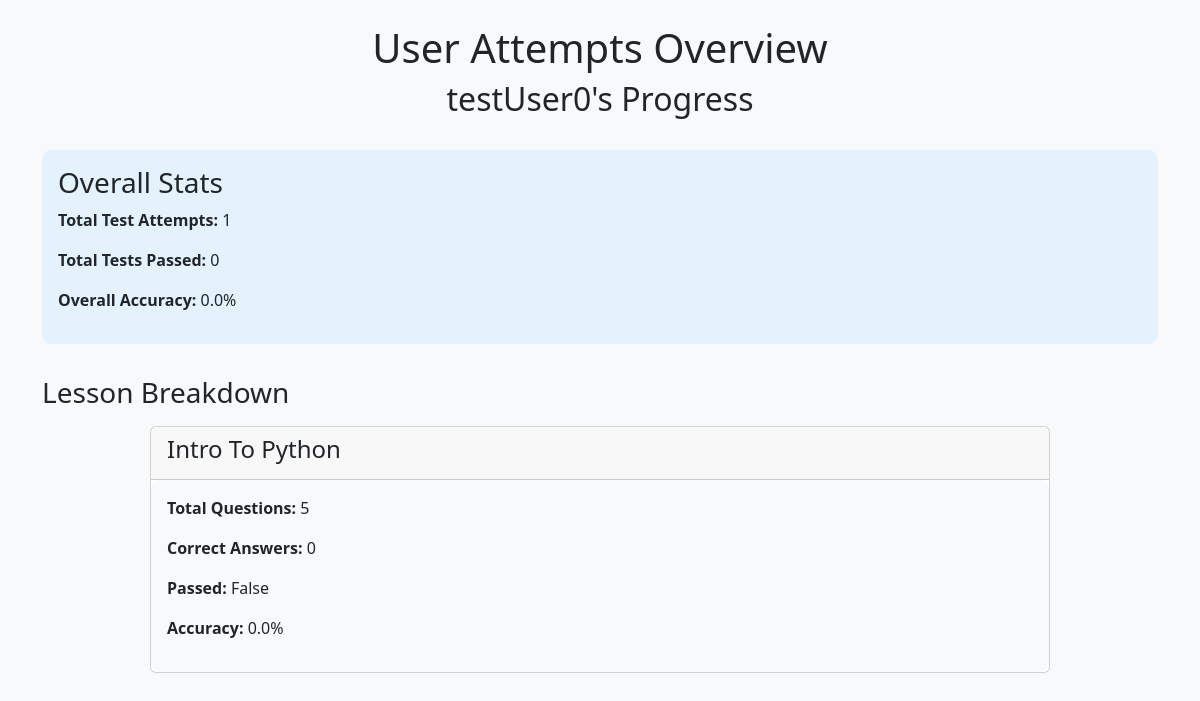
Before: /users/view_user_attempts/3/ (signed in) with the older database file.
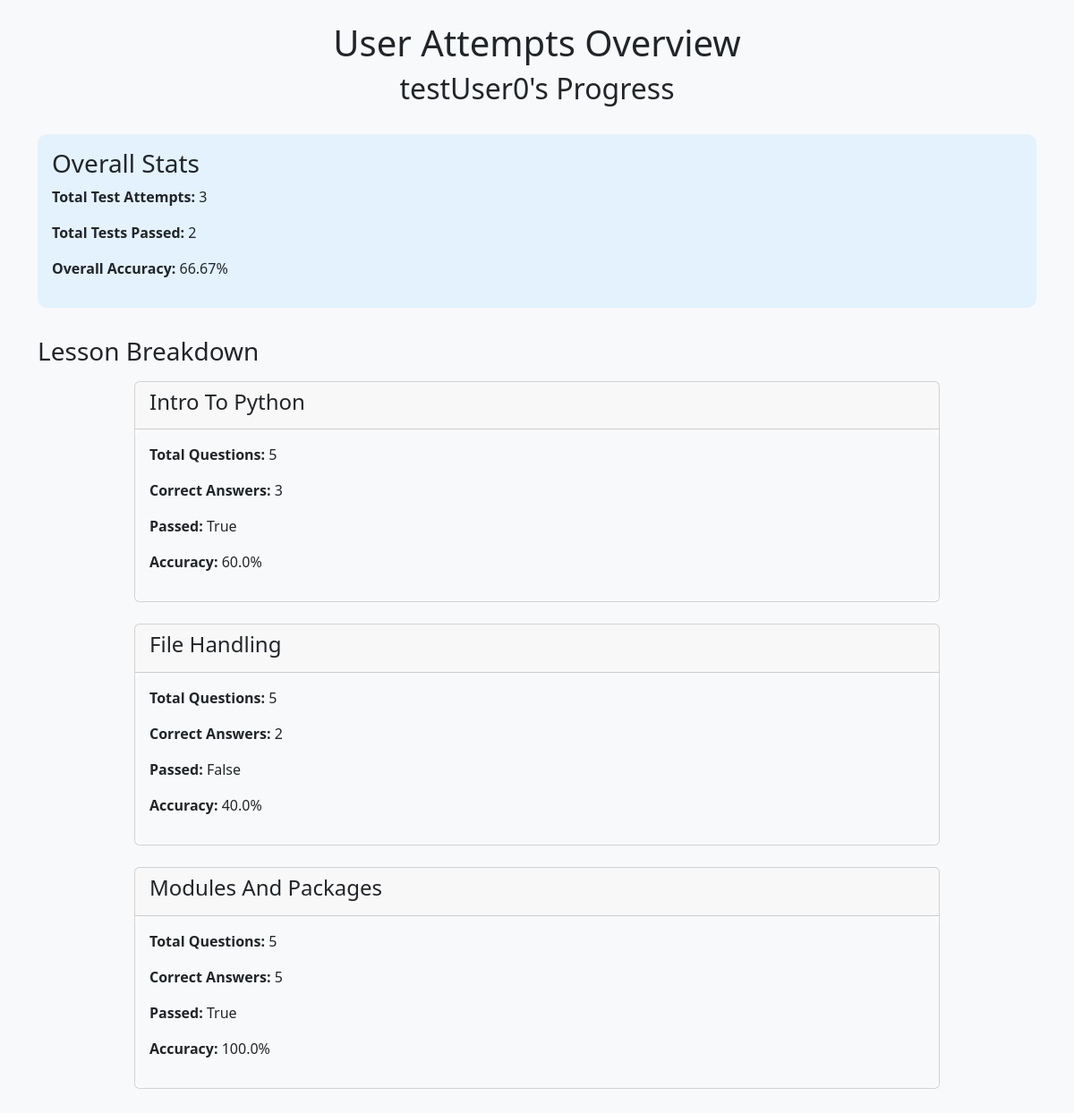
After: the same page with the newer database file.
### users/models.py (models this page shows, shortened)
class UserProgress(models.Model):
    user = models.OneToOneField(User, on_delete=models.CASCADE)
    completed_lessons = models.ManyToManyField(Lesson, blank=True)  # completed lessons
    quiz_attempts = models.ManyToManyField(Quiz, through='QuizAttempt')  # quiz attempts

### lessons/models.py (models this page shows, shortened)
class Lesson(models.Model):
    title = models.CharField(max_length=200)
    content = models.TextField()  # HTML or Markdown for lesson content
    order = models.IntegerField()  # Lesson order in the curriculum

### users/views.py (the view)
# urls.py: path('users/view_user_attempts/<int:user_id>/', user_views.view_user_attempts, name='view_user_attempts'),
@login_required
def view_user_attempts(request, user_id):
    user_progress = get_object_or_404(UserProgress, user_id=user_id)
    lessons_with_attempts = Lesson.objects.filter(
        quizzes__quizattempt__user_progress=user_progress
    ).annotate(
        total_attempts=Count('quizzes__quizattempt', distinct=True),
        total_quizzes=Count('quizzes', distinct=True)
    ).distinct()
    for lesson in lessons_with_attempts:
        user_correct_answers = QuizAttempt.objects.filter(
            user_progress=user_progress,
            quiz__lesson=lesson
        ).aggregate(total_correct=Sum('score'))['total_correct'] or 0
        total_attempts = lesson.total_attempts
        total_quizzes = lesson.total_quizzes
        lesson.accuracy = (
            (user_correct_answers / total_quizzes) * 100
            if total_attempts and total_quizzes > 0
            else 0
        )
        lesson.accuracy = round(lesson.accuracy, 2)
        lesson.correct_answers = user_correct_answers
        lesson.passed = True if lesson.accuracy >= 50 else False
        print(f'{lesson.accuracy=}, {lesson.passed=}')
    overall_attempts = QuizAttempt.objects.filter(user_progress=user_progress)
    total_quizzes_attempted = overall_attempts.values('quiz').distinct().count()  # Distinct quizzes
    total_correct_answers = overall_attempts.aggregate(total_correct=Sum('score'))['total_correct'] or 0
    overall_accuracy = (
        (total_correct_answers / total_quizzes_attempted) * 100
        if total_quizzes_attempted > 0
        else 0
    )
    context = {
        'user_progress': user_progress,
        'lessons_with_attempts': lessons_with_attempts,
        'overall_accuracy': round(overall_accuracy, 2),
        'total_attempts_count': lessons_with_attempts.aggregate(total_attempts=Count('total_attempts'))['total_attempts'] or 0,
        'total_lessons_passed': len([lesson for lesson in lessons_with_attempts if lesson.passed])
    }
    return render(request, 'view_user_attempts.html', context)

### users/templates/view_user_attempts.html (shortened to what this page needs)
<!DOCTYPE html>
<html lang="en">
<head>
    <link rel="stylesheet" href="https://cdnjs.cloudflare.com/ajax/libs/bootstrap/5.3.0/css/bootstrap.min.css">
</head>
<body class="bg-light">
    <div class="container py-4">
        <div class="stat-header">
            <h1>User Attempts Overview</h1>
            <h2>{{ user_progress.user.username }}'s Progress</h2>
        </div>
        <div class="overall-stats">
            <h3>Overall Stats</h3>
            <p><strong>Total Test Attempts:</strong> {{ total_attempts_count }}</p>
            <p><strong>Total Tests Passed:</strong> {{ total_lessons_passed }}</p>
            <p><strong>Overall Accuracy:</strong> {{ overall_accuracy }}%</p>
        </div>
        <h3>Lesson Breakdown</h3>
        {% if lessons_with_attempts %}
            {% for lesson in lessons_with_attempts %}
                <div class="lesson-box">
                    <div class="card">
                        <div class="card-header">
                            <h4>{{ lesson.title }}</h4>
                        </div>
                        <div class="card-body">
                            <p><strong>Total Questions:</strong> {{ lesson.total_quizzes }}</p>
                            <p><strong>Correct Answers:</strong> {{ lesson.correct_answers }}</p>
                            <p><strong>Passed:</strong> {{ lesson.passed }}</p>
                            <p><strong>Accuracy:</strong> {{ lesson.accuracy }}%</p>
                        </div>
                    </div>
                </div>
            {% endfor %}
        {% else %}
            <p>No attempts recorded for this user yet.</p>
        {% endif %}
    </div>
</body>
</html>

### users/templates/view_user_attempts.html (style rules this page uses)
.card { margin: 1rem auto; max-width: 900px; }
.stat-header { text-align: center; margin-bottom: 2rem; }
.lesson-box { margin-bottom: 1.5rem; }
.lesson-box .card-body { background: #f8f9fa; border-radius: 10px; }
.overall-stats { padding: 1rem; background-color: #e3f2fd; border-radius: 10px; margin-bottom: 2rem; }

Changed rows visible on the page:
computed for Lesson "Intro To Python": correct_answers "0" → "3"; passed "False" → "True"; accuracy "0.0" → "60.0"
added Lesson: title "File Handling", total_quizzes "5", correct_answers "2", passed "False", accuracy "40.0"
added Lesson: title "Modules And Packages", total_quizzes "5", correct_answers "5", passed "True", accuracy "100.0"
Other visible differences:
{{ total_attempts_count }}: "1" → "3"
{{ total_lessons_passed }}: "0" → "2"
{{ overall_accuracy }}: "0.0" → "66.67"
